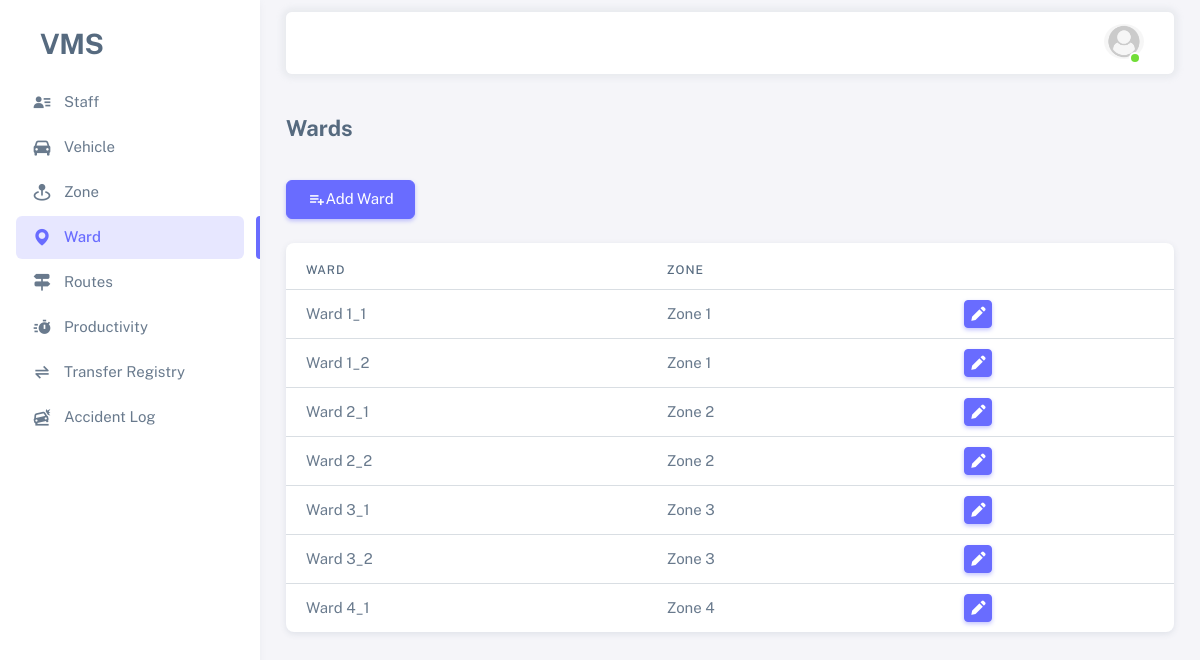
/ward-list/ (signed in), run on the app's committed database.
### vms_app/models.py (models this page shows, shortened)
class Employee(AbstractBaseUser, PermissionsMixin):
    id = models.UUIDField(primary_key=True, editable=False, unique=True, default=uuid.uuid4)
    name = models.CharField(max_length=100)
    image = models.ImageField(upload_to='profiles/', null=True, blank=True)
    employee_id = models.CharField(max_length=100, unique=True)
    is_active = models.BooleanField(default=True)
    is_staff = models.BooleanField(default=True)
    is_superuser = models.BooleanField(default=False)
    contact = models.CharField(max_length=255)
    address = models.TextField()
    remark = models.TextField(null=True, blank=True)
    objects = EmployeeManager()
    USERNAME_FIELD = 'employee_id'
    REQUIRED_FIELDS = ['name']

class Ward(models.Model):
    ward_name = models.CharField(max_length=50, unique=True)
    zone = models.ForeignKey(Zone, related_name='contained_wards_set', on_delete=models.PROTECT)
    is_active = models.BooleanField(default=True)

class Zone(models.Model):
    zone_name = models.CharField(max_length=50, unique=True)
    is_active = models.BooleanField(default=True)
    def __str__(self):
        return self.zone_name

### vms_app/views.py (the view)
# urls.py: path('ward-list/', views.ward_list, name='ward_list'),
@login_required(login_url='login')
@active_required
def ward_list(request):
    wards = Ward.objects.all()
    context = {
        "wards": wards,
        "menu": "menu-ward"
    }
    return render(request, 'vms_app/ward_list.html', context)

### vms_app/templates/vms_app/ward_list.html
{% extends 'base.html' %}
{% block content %}
    <h4 class="fw-bold py-3 mb-4">Wards</h4>
    <div class="row">
        <div class="col-auto">
            <a href="{% url 'create_ward' %}" class="btn btn-primary">
                <span class="tf-icons bx bx-list-plus"></span> Add Ward
            </a>
        </div>
    </div>
    <div class="card mt-4">
        <div class="table-responsive text-nowrap mt-2">
            <table class="table">
                <thead>
                <tr>
                    <th>Ward</th>
                    <th>Zone</th>
                    <th></th>
                </tr>
                </thead>
                <tbody class="table-border-bottom-0">
                {% for ward in wards %}
                    <tr>
                        <td>{{ ward.ward_name }}</td>
                        <td>{{ ward.zone }}</td>
                        <td>
                            <a href="{% url 'edit_ward' ward.id %}" class="btn btn-primary btn-sm btn-icon"><i class="bx bxs-pencil"></i></a>
                        </td>
                    </tr>
                {% endfor %}
                </tbody>
            </table>
        </div>
    </div>
{% endblock content %}

### templates/base.html (shortened to what this page needs)
<!DOCTYPE html>
{% load static %}
<html
        lang="en"
        class="light-style layout-menu-fixed"
        dir="ltr"
        data-theme="theme-default"
        data-assets-path="{% static "assets/" %}"
        data-template="vertical-menu-template-free"
>
<head>
    <link rel="stylesheet" href="{% static "assets/vendor/fonts/boxicons.css" %}"/>
    <link rel="stylesheet" href="{% static "assets/vendor/css/core.css" %}" class="template-customizer-core-css"/>
    <link rel="stylesheet" href="{% static "assets/vendor/css/theme-default.css" %}"
          class="template-customizer-theme-css"/>
    <link rel="stylesheet" href="{% static "assets/css/demo.css" %}"/>
    <link rel="stylesheet" href="{% static "assets/vendor/libs/perfect-scrollbar/perfect-scrollbar.css" %}"/>
    <link rel="stylesheet" href="{% static "assets/vendor/libs/apex-charts/apex-charts.css" %}"/>
    <link rel="stylesheet" href="https://cdn.jsdelivr.net/npm/bootstrap-icons@1.11.3/font/bootstrap-icons.min.css">
</head>
<body>
<div class="layout-wrapper layout-content-navbar">
    <div class="layout-container">
        <aside id="layout-menu" class="layout-menu menu-vertical menu bg-menu-theme">
            <div class="app-brand demo">
                <a href="{% url "home" %}" class="app-brand-link">
                    <span class="app-brand-text demo menu-text fw-bolder ms-2">VMS</span>
                </a>
            </div>
            <ul class="menu-inner py-1">
                {% if request.user.is_superuser %}
                    <li class="menu-item" id="menu-staff">
                        <a href="{% url "staff_list" %}" class="menu-link">
                            <i class="menu-icon tf-icons bx bxs-user-detail"></i>
                            <div data-i18n="Staff">Staff</div>
                        </a>
                    </li>
                {% endif %}
                <li class="menu-item" id="menu-vehicle">
                    <a href="{% url "home" %}" class="menu-link">
                        <i class="menu-icon tf-icons bx bxs-car"></i>
                        <div data-i18n="Vehicle">Vehicle</div>
                    </a>
                </li>
                <li class="menu-item" id="menu-zone">
                    <a href="{% url "zone_list" %}" class="menu-link">
                        <i class="menu-icon tf-icons bx bxs-map-pin"></i>
                        <div data-i18n="Routes">Zone</div>
                    </a>
                </li>
                <li class="menu-item" id="menu-ward">
                    <a href="{% url "ward_list" %}" class="menu-link">
                        <i class="menu-icon tf-icons bx bxs-map"></i>
                        <div data-i18n="Routes">Ward</div>
                    </a>
                </li>
                <li class="menu-item" id="menu-route">
                    <a href="{% url "route_list" %}" class="menu-link">
                        <i class="menu-icon tf-icons bx bxs-directions"></i>
                        <div data-i18n="Routes">Routes</div>
                    </a>
                </li>
                <li class="menu-item" id="menu-productivity">
                    <a href="{% url "productivity_list" %}" class="menu-link">
                        <i class="menu-icon tf-icons bx bxs-timer"></i>
                        <div data-i18n="Routes">Productivity</div>
                    </a>
                </li>
                <li class="menu-item" id="menu-transfer-registry">
                    <a href="{% url "transfer_register_view" %}" class="menu-link">
                        <i class="menu-icon tf-icons bx bx-transfer-alt"></i>
                        <div data-i18n="Routes">Transfer Registry</div>
                    </a>
                </li>
                <li class="menu-item" id="menu-accident-logs">
                    <a href="{% url "accident_log_view" %}" class="menu-link">
                        <i class="menu-icon tf-icons bx bxs-car-crash"></i>
                        <div data-i18n="Routes">Accident Log</div>
                    </a>
                </li>
            </ul>
        </aside>
        <div class="layout-page">
            <nav class="layout-navbar container-xxl navbar navbar-expand-xl navbar-detached align-items-center bg-navbar-theme"
                 id="layout-navbar">
                <div class="navbar-nav-right d-flex align-items-center" id="navbar-collapse">
                    <ul class="navbar-nav flex-row align-items-center ms-auto">
                        <li class="nav-item navbar-dropdown dropdown-user dropdown">
                            <a class="nav-link dropdown-toggle hide-arrow" href="javascript:void(0);"
                               data-bs-toggle="dropdown">
                                <div class="avatar avatar-online">
                                    <img src="
                                            {% if request.user.image %}{{ request.user.image.url }}{% else %}{% static "assets/img/avatars/default.png" %}{% endif %}"
                                         width="50px" alt class="w-px-40 h-auto rounded-circle"/>
                                </div>
                            </a>
                        </li>
                    </ul>
                </div>
            </nav>
            <div class="content-wrapper">
                <div class="container-xxl flex-grow-1 container-p-y">
                    {% block content %}
                    {% endblock content %}
                </div>
            </div>
        </div>
    </div>
</div>
</body>
</html>

### static/assets/css/demo.css (style rules this page uses)
.menu .app-brand.demo { height: 64px; margin-top: 12px; }
.app-brand-text.demo { font-size: 1.75rem; letter-spacing: -0.5px; }

### data on the page
Employee: image (placeholder picture)
Ward: ward_name "Ward 1_1", zone "Zone 1"
Ward: ward_name "Ward 1_2", zone "Zone 1"
Ward: ward_name "Ward 2_1", zone "Zone 2"
Ward: ward_name "Ward 2_2", zone "Zone 2"
Ward: ward_name "Ward 3_1", zone "Zone 3"
Ward: ward_name "Ward 3_2", zone "Zone 3"
Ward: ward_name "Ward 4_1", zone "Zone 4"
